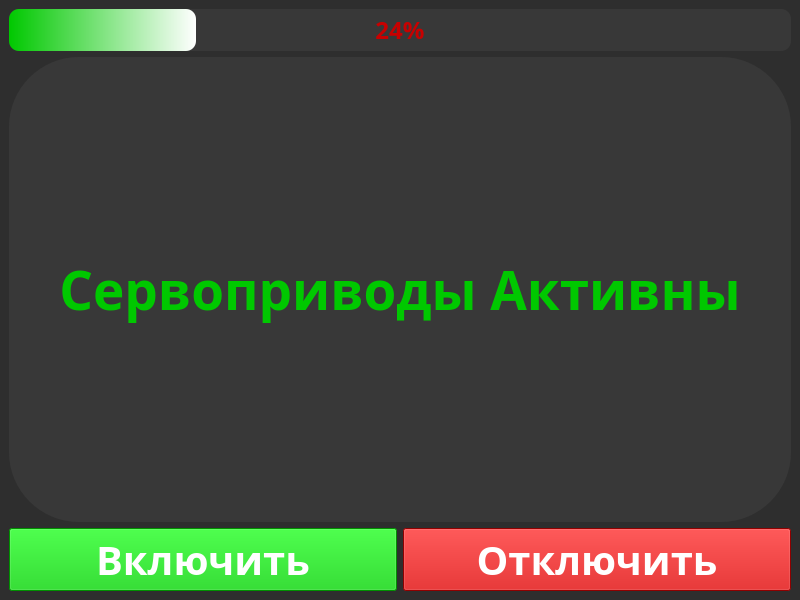
<?xml version="1.0" encoding="UTF-8"?>
<ui version="4.0">
 <class>MainWindow</class>
 <widget class="QMainWindow" name="MainWindow">
  <property name="geometry">
   <rect>
    <x>0</x>
    <y>0</y>
    <width>800</width>
    <height>600</height>
   </rect>
  </property>
  <property name="windowTitle">
   <string>MainWindow</string>
  </property>
  <property name="styleSheet">
   <string notr="true">background-color: #2e2e2e;</string>
  </property>
  <widget class="QWidget" name="centralwidget">
   <layout class="QVBoxLayout" name="verticalLayout_2">
    <item>
     <layout class="QVBoxLayout" name="verticalLayout">
      <item>
       <widget class="QProgressBar" name="ChargeBar">
        <property name="font">
         <font>
          <family>Source Sans Pro Light</family>
          <pointsize>18</pointsize>
          <bold>true</bold>
         </font>
        </property>
        <property name="styleSheet">
         <string notr="true">QProgressBar {
background-color: rgb(56,56,56);
border-radius: 10px;
color:rgb(200,0,0);
}

QProgressBar::chunk{
border-radius: 10px;
background-color: qlineargradient(spread:repeat, x1:0, y1:1, x2:1, y2:1, stop:0 rgba(0, 200, 0, 255), stop:1 rgba(255, 255, 255, 255))
}

</string>
        </property>
        <property name="value">
         <number>24</number>
        </property>
        <property name="alignment">
         <set>Qt::AlignCenter</set>
        </property>
        <property name="textVisible">
         <bool>true</bool>
        </property>
       </widget>
      </item>
      <item>
       <widget class="QLabel" name="Charge">
        <property name="font">
         <font>
          <family>Source Sans Pro Light</family>
          <pointsize>40</pointsize>
          <bold>true</bold>
         </font>
        </property>
        <property name="styleSheet">
         <string notr="true">color:rgb(0,200,0);
background-color: rgb(56,56,56);
border: 100px;
border-radius:70px;

</string>
        </property>
        <property name="text">
         <string>Сервоприводы Активны</string>
        </property>
        <property name="alignment">
         <set>Qt::AlignCenter</set>
        </property>
       </widget>
      </item>
      <item>
       <layout class="QHBoxLayout" name="horizontalLayout">
        <item>
         <widget class="QPushButton" name="ActivateServo">
          <property name="font">
           <font>
            <family>Source Sans Pro Light</family>
            <pointsize>30</pointsize>
            <italic>false</italic>
            <bold>true</bold>
           </font>
          </property>
          <property name="styleSheet">
           <string notr="true">color: rgb(255,255,255);
background-color: rgb(0,200,0)</string>
          </property>
          <property name="text">
           <string>Включить</string>
          </property>
         </widget>
        </item>
        <item>
         <widget class="QPushButton" name="DeactivateServo">
          <property name="font">
           <font>
            <family>Source Sans Pro Light</family>
            <pointsize>30</pointsize>
            <bold>true</bold>
           </font>
          </property>
          <property name="styleSheet">
           <string notr="true">color: rgb(255,255,255);
background-color: rgb(200,0,0)</string>
          </property>
          <property name="text">
           <string>Отключить</string>
          </property>
         </widget>
        </item>
       </layout>
      </item>
     </layout>
    </item>
   </layout>
  </widget>
 </widget>
 <resources/>
 <connections/>
</ui>
